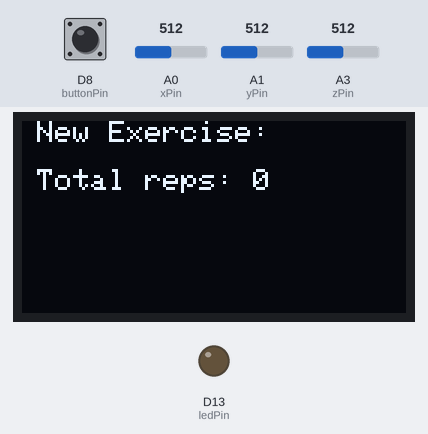
Recording of a sketch running on a simulated Arduino Zero (SAMD21). Shown: 128×64 one-colour display, output pins drawn as LEDs (lit = HIGH). The inputs (shaded band) are chosen by the test bench; at power-on: A0 (xPin) = 512, D8 (buttonPin) HIGH, A1 (yPin) = 512, A3 (zPin) = 512 (analog values on the 0–1023 scale). What the sketch prints to the serial monitor is not drawn.

Above: at 2.1 s.
2.2 s: A0 (xPin) set to 500
3.7 s: A0 (xPin) set to 478
At 5.0 s:
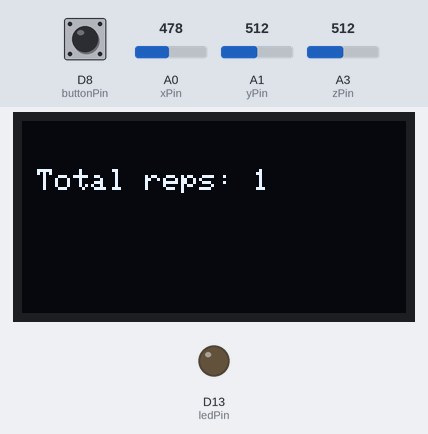
5.3 s: D8 (buttonPin) pulled LOW for 0.15 s
At 6.0 s:
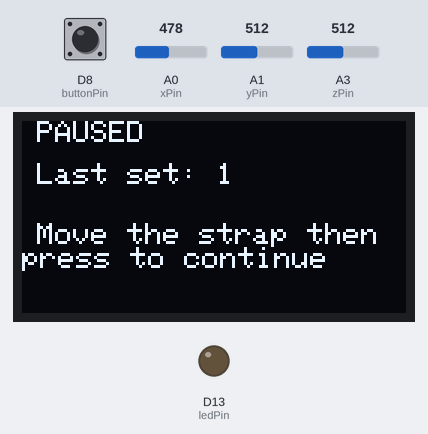
6.9 s: D8 (buttonPin) pulled LOW for 1 s
At 7.6 s:
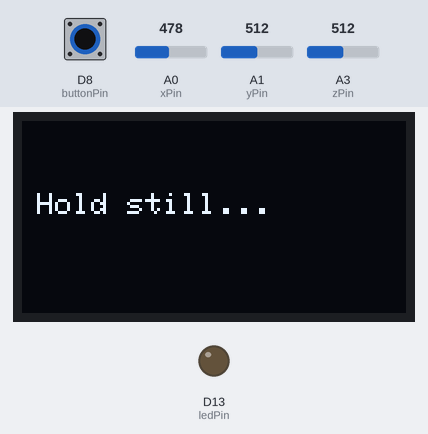
9.4 s: A0 (xPin) set to 510
At 9.5 s:
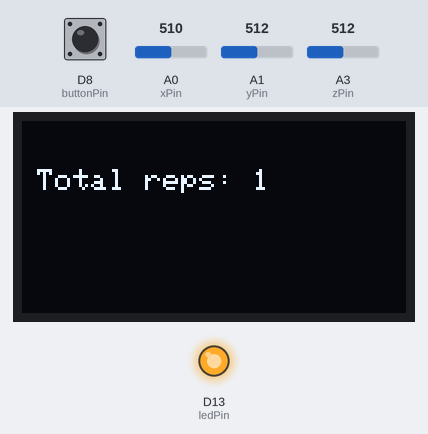
11.0 s: D8 (buttonPin) pulled LOW for 3.2 s
At 12.5 s:
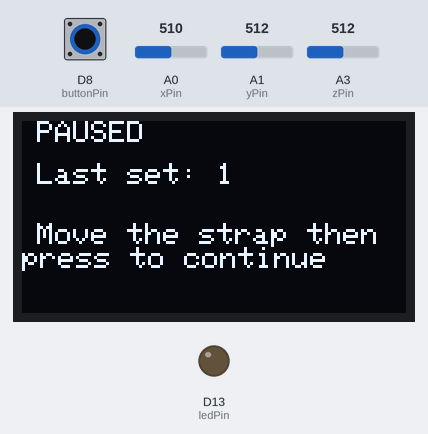
Timing chart, 0 to 14.0 s (numbered marks = the images above; inputs shaded):
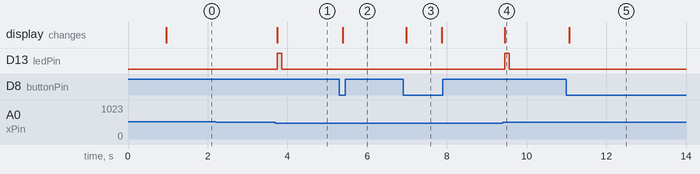

Measured:
- the behaviour switches between 491 and 490 on A0 (xPin) (found by bisection; images 0 and 1)
- after the input at 2.2 s, every drawn part: stays the same
- after the input at 3.7 s, D13 (ledPin): LOW → HIGH at once, → LOW 0.12 s later; the display: first differs from a run without the input at once (image 1)
- after the input at 5.3 s, the display: changes after 0.08 s (image 2)
- after the input at 6.9 s, the display: changes after 0.08 s (image 3)
- after the input at 9.4 s, D13 (ledPin): LOW → HIGH after 0.05 s, → LOW 0.12 s later; the display: first differs from a run without the input after 0.05 s (image 4)
- after the input at 11.0 s, the display: changes after 0.08 s (image 5)
- what the display in image 3 shows lasts 0.9 s, from 7.0 s to 7.9 s

The sketch:

RehabConnect_Tracker.ino
```cpp
#include <Wire.h>
#include <Adafruit_GFX.h>
#include <Adafruit_SSD1306.h>
#include <math.h>

//Screen Definitions
#define SCREEN_WIDTH 128
#define SCREEN_HEIGHT 64
#define OLED_RESET -1
Adafruit_SSD1306 display(SCREEN_WIDTH, SCREEN_HEIGHT, &Wire, OLED_RESET);

// Pins Definitions
const int xPin = A0;
const int yPin = A1;
const int zPin = A3;
const int ledPin = 13;
const int buttonPin = 8;

// Accelerometer variables
const int ADC_BITS = 12;               // more bits for ADC reduces noise
const float ADC_MAX = 4095.0;
const float ADC_VREF = 3.3;
const int SAMPLES = 4;
const float RestVoltage = 1.65;
const float sensitivity = 0.33;
const float GRAVITY = 9.81;

// Variables for detecting reps
const float triggerThreshold = 2.0;   // max acceleration to count a rep
const float RESET_THRESHOLD = 1.5;     // must settle below this to be a completed repition
const unsigned long REP_COOLDOWN = 500;       // prevents sensor from counting sudden movments
const unsigned long RESET_STABLE_TIME = 150;  // settle time for sensor before resseting
const double AlphaAcc = 0.5;           // allows smoothing
const unsigned long SAMPLE_INTERVAL = 10;     // delay between measurements
const unsigned long LED_ON_TIME = 150;
const unsigned long DEBOUNCE_TIME = 50;
const bool DEBUG_SERIAL = false;        // set false to silence Serial output

// Intialized variables for baselines
float xSmoothed = 0, ySmoothed = 0, zSmoothed = 0;  // smoothed accel values x, y, z
float baselineMagnitude = GRAVITY;     // resting accel for callibration
bool repDetected = false;
bool showHeader = true;
bool paused = false;
int repCount = 0;

// Rep thresholds and component timings
unsigned long lastRepTime = 0;
unsigned long belowThresholdSince = 0;
unsigned long lastSampleTime = 0;
unsigned long lastPrintTime = 0;
unsigned long ledOffTime = 0;
bool ledOn = false;

// Button intializations
int lastButtonReading = HIGH;
int buttonState = HIGH;
unsigned long lastButtonChange = 0;

// USB reports the same counters as the OLED. Tracking also works offline.
char linkId[37] = "";
char command[48];
size_t commandLength = 0;
unsigned long sequence = 0, setId = 0, bootReps = 0;
const char *trackerState = "calibrating";
char output[208];
size_t outputLength = 0, outputSent = 0;
bool changed = true;
unsigned long lastReport = 0;

void serviceUSB() {
  if (!Serial) {
    commandLength = outputLength = outputSent = 0;
    linkId[0] = 0;
    return;
  }
  for (int i = 0; i < 64 && Serial.available(); ++i) {
    char c = Serial.read();
    if (c == '\n') {
      command[commandLength] = 0;
      if (commandLength == 42 && strncmp(command, "HELLO ", 6) == 0 &&
          strspn(command + 6, "0123456789abcdef-") == 36) {
        strcpy(linkId, command + 6);
        changed = true;
      }
      commandLength = 0;
    } else if (c != '\r' && commandLength < sizeof(command) - 1) {
      command[commandLength++] = c;
    }
  }
  if (outputSent == outputLength && (changed || millis() - lastReport >= 500)) {
    outputLength = snprintf(output, sizeof(output),
      "{\"v\":1,\"type\":\"tracker\",\"link\":\"%s\",\"seq\":%lu,\"setId\":%lu,\"setReps\":%d,\"bootReps\":%lu,\"state\":\"%s\"}\n",
      linkId, ++sequence, setId, repCount, bootReps, trackerState);
    outputSent = 0;
    lastReport = millis();
    changed = false;
  }
  int room = Serial.availableForWrite();
  if (room > 0 && outputSent < outputLength) {
    size_t count = outputLength - outputSent;
    if (count > (size_t)room) count = room;
    outputSent += Serial.write((const uint8_t *)output + outputSent, count);
  }
}

// Reading and averaging volt measurements (remove noise)
float readAveragedVoltage(int pin, int samples) {
  long sum = 0;
  for (int i = 0; i < samples; i++) {
    sum += analogRead(pin);
    delayMicroseconds(500);
  }
  return (sum / (float)samples) * (ADC_VREF / ADC_MAX);
}

// Smoothing values
float smooth(float newVal, float prevVal, double alpha) {
  return alpha * prevVal + (1 - alpha) * newVal;
}

// calculating acceleration values x, y, z
void readAccel(float &ax, float &ay, float &az) {
  ax = ((readAveragedVoltage(xPin, SAMPLES) - RestVoltage) / sensitivity) * GRAVITY;
  ay = ((readAveragedVoltage(yPin, SAMPLES) - RestVoltage) / sensitivity) * GRAVITY;
  az = ((readAveragedVoltage(zPin, SAMPLES) - RestVoltage) / sensitivity) * GRAVITY;
}

// Callibration (baseline accel) before starting next excersize
void calibrate() {
  display.clearDisplay();
  display.setTextColor(SSD1306_WHITE);
  display.setTextSize(1);
  display.setCursor(5, 24);
  display.print("Hold still...");
  display.display();

  float sumMag = 0, sx = 0, sy = 0, sz = 0;
  const int N = 50;
  for (int i = 0; i < N; i++) {
    float ax, ay, az;
    readAccel(ax, ay, az);
    sumMag += sqrt(ax * ax + ay * ay + az * az);
    sx += ax; sy += ay; sz += az;
    serviceUSB();
    delay(10);
  }

  baselineMagnitude = sumMag / N;
  xSmoothed = sx / N;
  ySmoothed = sy / N;
  zSmoothed = sz / N;

  if (DEBUG_SERIAL) {
    Serial.print("Baseline magnitude (m/s^2, should be ~9.8): ");
    Serial.println(baselineMagnitude);
  }
}

// OLED monitor display
void drawDisplay() {
  display.clearDisplay();
  display.setTextColor(SSD1306_WHITE);
  display.setTextSize(1);
  if (showHeader) {
    display.setCursor(5, 0);
    display.println("New Exercise:");
  }
  display.setCursor(5, 16);
  display.print("Total reps: ");
  display.println(repCount);
  display.display();
}

// Resetting variables before new excersize
void resetExercise() {
  paused = false;
  trackerState = "calibrating";
  changed = true;
  calibrate();
  repCount = 0;
  ++setId;
  trackerState = "running";
  changed = true;
  repDetected = false;
  belowThresholdSince = 0;
  lastRepTime = millis();
  showHeader = true;
  drawDisplay();
}

// Pause phase - stops counting so the strap can be moved to new equipment
void enterPause() {
  paused = true;
  trackerState = "paused";
  changed = true;
  repDetected = false;
  belowThresholdSince = 0;
  digitalWrite(ledPin, LOW);
  ledOn = false;

  display.clearDisplay();
  display.setTextColor(SSD1306_WHITE);
  display.setTextSize(1);
  display.setCursor(5, 0);
  display.println("PAUSED");
  display.setCursor(5, 14);
  display.print("Last set: ");
  display.println(repCount);
  display.setCursor(5, 34);
  display.println("Move the strap then");
  display.println("press to continue");
  display.display();
}

// Button readings - no delay so accel readings never stop
// 1 press means changing strap position. 2 press means calibrate  and move to new exercise.
void handleButton(unsigned long now) {
  int reading = digitalRead(buttonPin);
  if (reading != lastButtonReading) {
    lastButtonReading = reading;
    lastButtonChange = now;
  }
  if ((now - lastButtonChange) > DEBOUNCE_TIME && reading != buttonState) {
    buttonState = reading;
    if (buttonState == LOW) {
      if (paused) resetExercise();
      else {
        enterPause();}
    }
  }
}

void setup() {
  Serial.begin(115200);
  analogReadResolution(ADC_BITS);
  pinMode(ledPin, OUTPUT);
  pinMode(buttonPin, INPUT_PULLUP);
  if (!display.begin(SSD1306_SWITCHCAPVCC, 0x3C)) {
    trackerState = "fault";
    while (true) { serviceUSB(); delay(1); }
  }
  resetExercise();
}

void loop() {
  serviceUSB();
  handleButton(millis());

  // Starting a new set can spend time calibrating inside handleButton().
  const unsigned long now = millis();

  if (ledOn && now >= ledOffTime) {
    digitalWrite(ledPin, LOW);
    ledOn = false;
  }

  // if paused - don't take samples
  if (paused) {
    return;}

  if (now - lastSampleTime < SAMPLE_INTERVAL) {
    return;}
  lastSampleTime = now;

  float ax, ay, az;
  readAccel(ax, ay, az);

  xSmoothed = smooth(ax, xSmoothed, AlphaAcc);
  ySmoothed = smooth(ay, ySmoothed, AlphaAcc);
  zSmoothed = smooth(az, zSmoothed, AlphaAcc);

  float magnitude = sqrt(xSmoothed * xSmoothed + ySmoothed * ySmoothed + zSmoothed * zSmoothed);
  float accelerationChange = fabs(magnitude - baselineMagnitude);

  if (!repDetected) {
    // Look for a rep
    if (accelerationChange >= triggerThreshold && (now - lastRepTime) >= REP_COOLDOWN) {
      repDetected = true;
      ++bootReps;
      changed = true;
      repCount++;
      lastRepTime = now;
      belowThresholdSince = 0;
      showHeader = false;
      drawDisplay();

      digitalWrite(ledPin, HIGH);
      ledOn = true;
      ledOffTime = now + LED_ON_TIME;
    }
  } else {
    // Waiting for the arm to settle before allowing the next rep
    if (accelerationChange < RESET_THRESHOLD) {
      if (belowThresholdSince == 0) {
        belowThresholdSince = now;
      }
      if ((now - belowThresholdSince) >= RESET_STABLE_TIME && (now - lastRepTime) >= REP_COOLDOWN) {
        repDetected = false;
        belowThresholdSince = 0;
      }
    } else {
      belowThresholdSince = 0;
    }
  }

}
```
